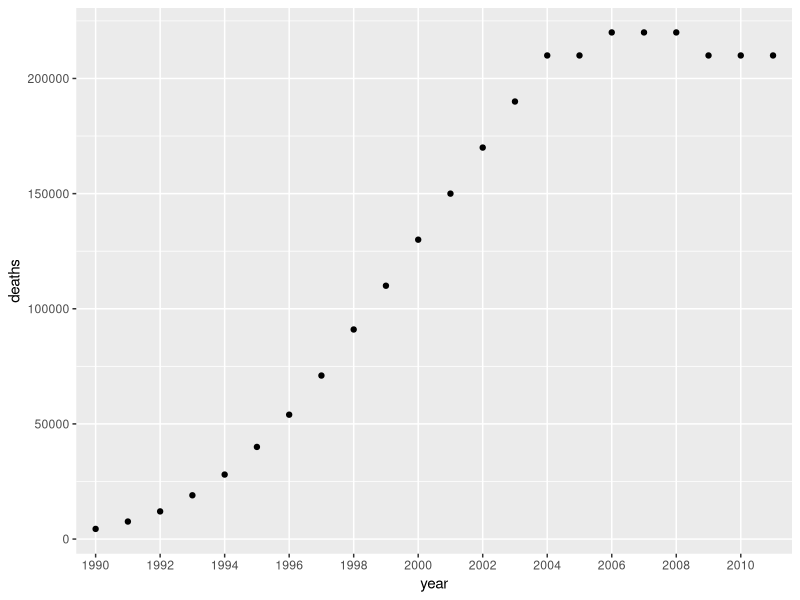
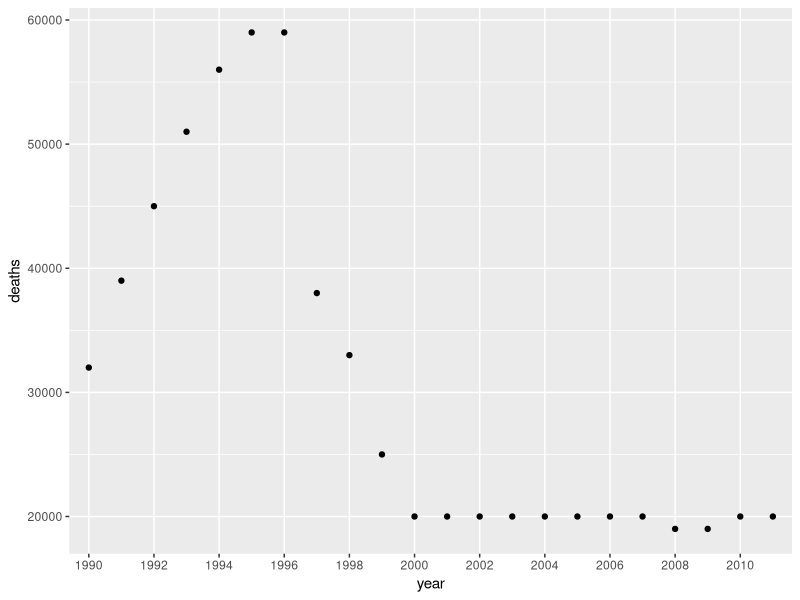

Reproduce these figures in R, in order.
## ---- chunk 1
knitr::opts_chunk$set(echo = TRUE)
## ---- chunk 2
library(tidyverse) # for data reading, cleaning, and visualization
library(scales) # for prettifying graph
## ---- chunk 3
hiv <- read_csv("annual_hiv_deaths_number_all_ages.csv")

hiv_longer <- hiv %>%
  pivot_longer(2:23, names_to="year", values_to="deaths")
## ---- chunk 4
hiv_longer %>%
  filter(country=="Nigeria") %>%
  ggplot(aes(x=year, y=deaths)) +
  geom_point() + 
  scale_x_discrete(breaks=pretty_breaks(n=10)) # make pretty breaks  - 10 year gaps

## ---- chunk 5
hiv_longer %>%
  filter(country=="United States") %>%
  ggplot(aes(x=year, y=deaths)) +
  geom_point() + 
  scale_x_discrete(breaks=pretty_breaks(n=10)) # make pretty breaks  - 10 year gaps

## ---- chunk 6
avg_deaths <- hiv_longer %>%
  group_by(country) %>%
  summarize(mean(deaths)) %>%
  arrange(desc("deaths"))


